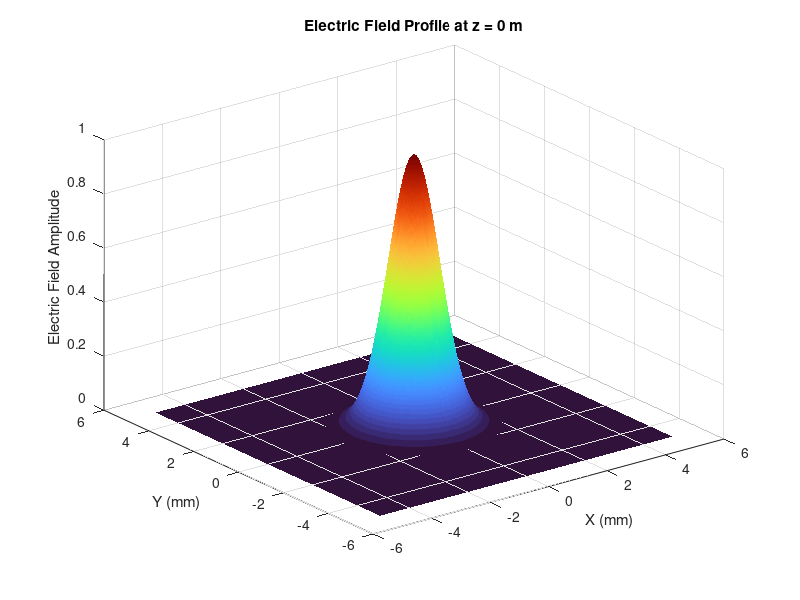
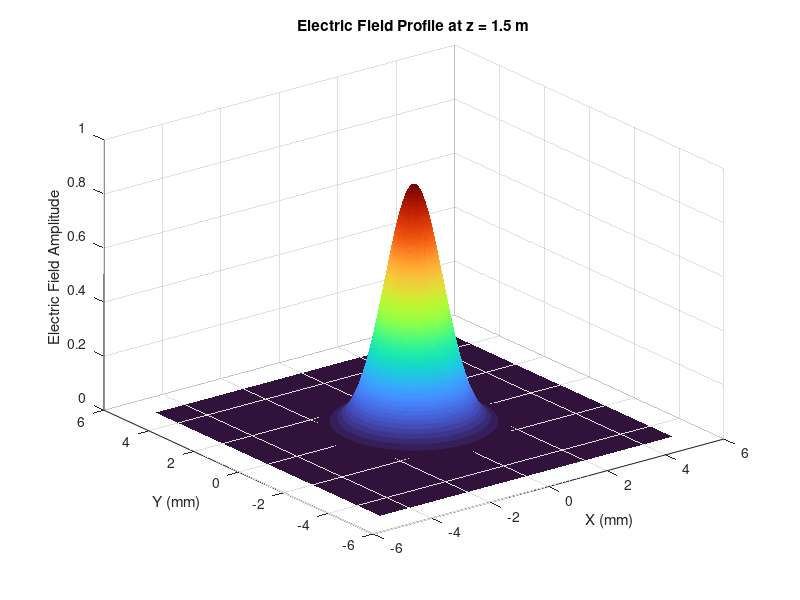
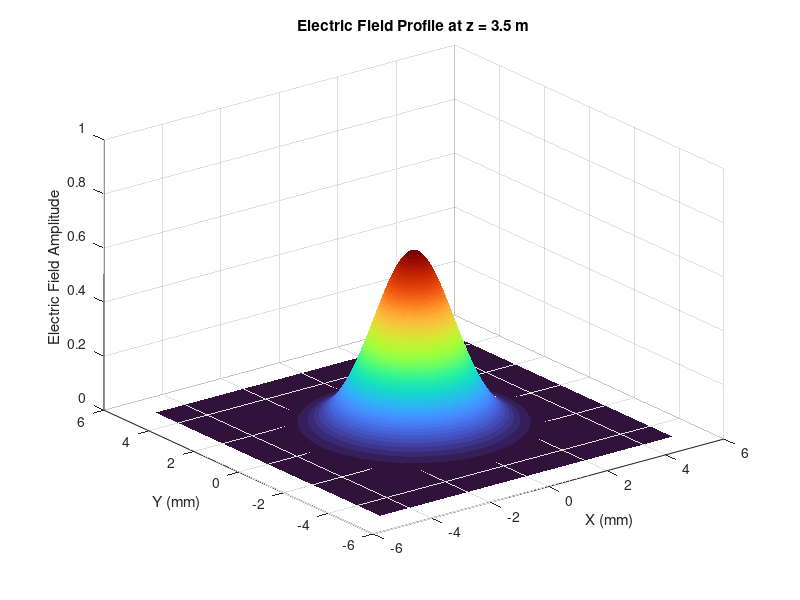
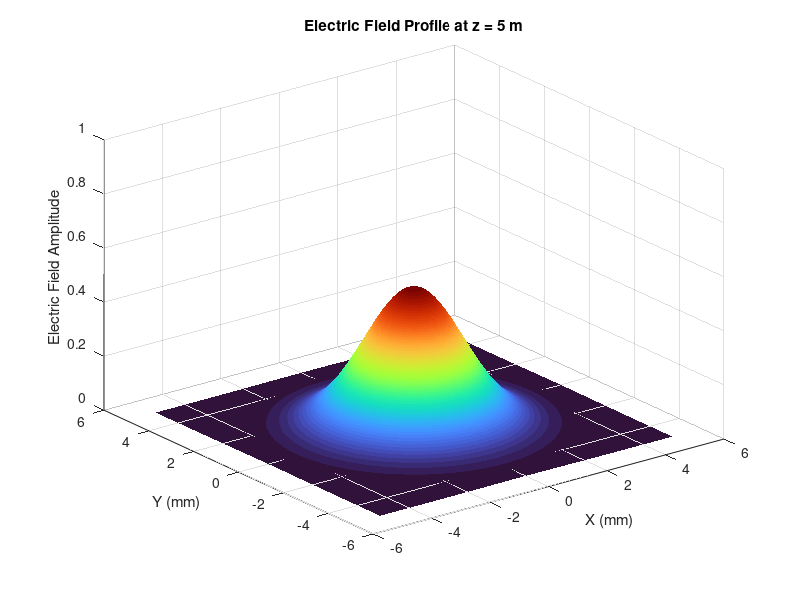

These figures' MATLAB source, in order:
%parameters
lamda = 1.064 * 10.^(-3); %wavelength of light in mm 
w = 1 ; %beam waist in mm
k = 2 * pi / lamda; % wave number
N = 500;
L = 5; %in mm

%Check field and intensity at
lst = [0, 1500, 3500, 5000];

%range
x = linspace(-L,L,N);
y = linspace(-L,L,N);
[X, Y] = meshgrid(x, y);


%E(x,y,0)
E = exp(-(X.^2 + Y.^2) / w^2);

%E(kx,ky,0)
E_k = fftshift(fft2(E)); 

%Defining wavevectors
dx = x(2) - x(1);
dy = y(2) - y(1);
dkx = 2 * pi /(N*dx);
dky = 2 * pi /(N*dy);

kx = (-N/2:N/2-1)*dkx;
ky = (-N/2:N/2-1)*dky;
[KX,KY] = meshgrid(kx,ky);

for i = 1:length(lst)
    z = lst(i);
    E_kz = E_k .* exp(-1j*z*(KX.^2+KY.^2)/(2*k)) .* exp(1j * k * z);
    E_z = ifft2(ifftshift(E_kz));

    %Surface Plot
    figure;
    surf(X,Y, abs(E_z))
    shading interp
    colormap turbo
    zlim([0, 1])
    title(['Electric Field Profile at z = ', num2str(z/1000), ' m'])
    xlabel('X (mm)');
    ylabel('Y (mm)');
    zlabel('Electric Field Amplitude');
end


figure
hold on
for m = 1:length(lst)
    zl = lst(m);
    E_kzl = E_k .* exp(-1j*zl*(KX.^2+KY.^2)/(2*k)) .* exp(1j * k * zl);
    E_zl = ifft2(E_kzl);

    plot(x,abs(E_zl(N/2,:)), 'DisplayName',['z = ',num2str(zl/1000), 'm'])
    legend
end
title('Beam Profile at different z-planes')
xlabel('X (mm)');
ylabel('Electric Field Amplitude');
